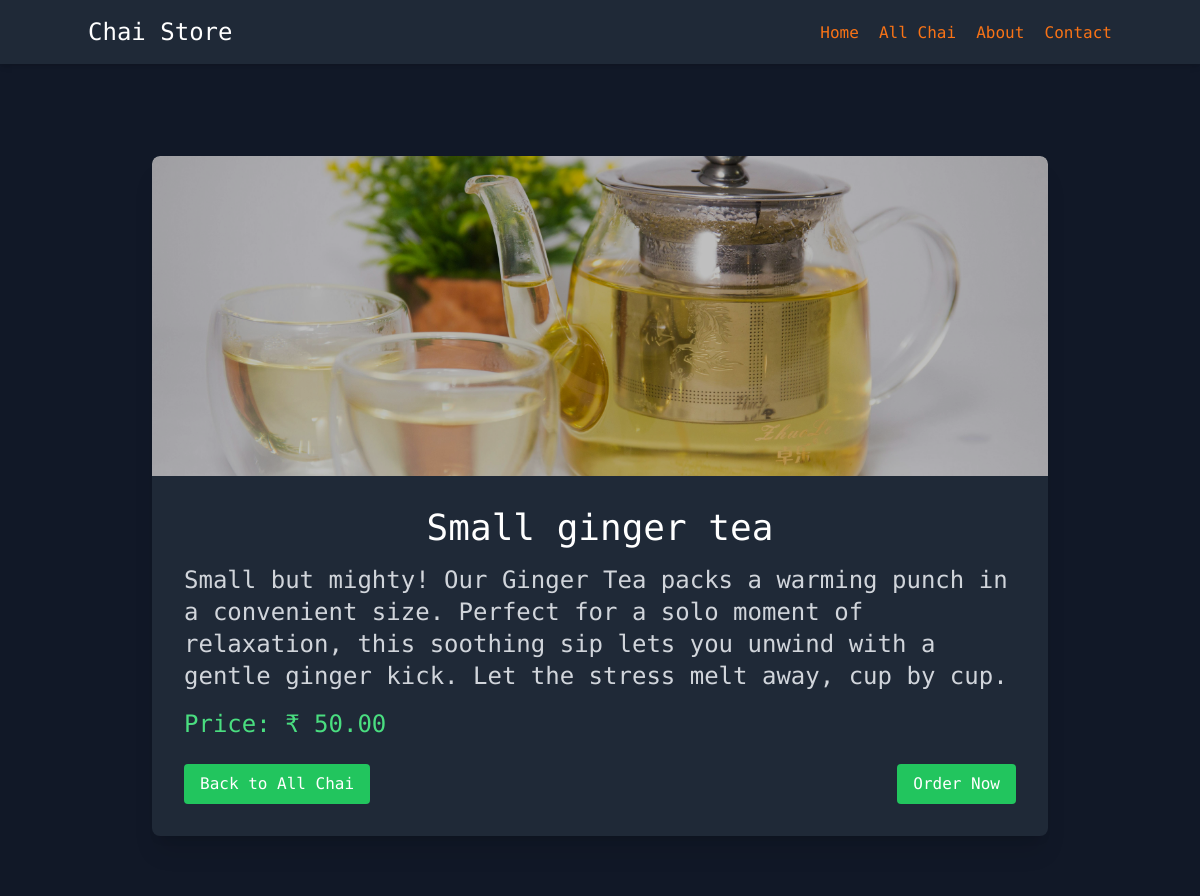
Page /chai/1/ on the committed database.
### chai/models.py (models this page shows, shortened)
class ChaiVariety(models.Model):
    CHAI_TYPE_CHOICE = [
        ('ML', 'MASALA'),
        ('GR' , 'GINGER'),
        ('KL' , 'KIWI'),
        ('PL' , 'PLAIN'),
        ('EL' , 'ELAICHI')
    ]
    name = models.CharField(max_length=100)
    image = models.ImageField(upload_to='chais/')
    date_added = models.DateTimeField(default=timezone.now)
    type = models.CharField(max_length=2 , choices=CHAI_TYPE_CHOICE)
    description = models.TextField(default='')
    price = models.DecimalField(max_digits=10, decimal_places=2 , default=0.00)

### chai/views.py (the view)
# urls.py: path('<int:chai_id>/', views.chai_detail, name='chai_detail'),
def chai_detail(request, chai_id):
  chai = get_object_or_404(ChaiVariety, pk=chai_id)
  return render(request, 'chai/chai_detail.html', {'chai': chai})

### chai/templates/chai/chai_detail.html (shortened to what this page needs)
{% extends "layout.html" %}
{% block content %}
<div class="min-h-screen flex items-center justify-center bg-gray-900 text-white">
    <div class="max-w-4xl w-full mx-auto bg-gray-800 rounded-lg shadow-xl overflow-hidden">
        <div class="relative">
            <img class="w-full h-80 object-cover rounded-t-lg" src="{{ chai.image.url }}" alt="{{ chai.name }}">
            <div class="absolute inset-0 bg-black opacity-25"></div>
        </div>
        <div class="p-8">
            <h1 class="text-4xl font-display mb-4">{{ chai.name }}</h1>
            <p class="text-2xl font-display text-gray-300 mb-4">{{ chai.description }}</p>
            <p class="text-lg text-gray-100 mb-6">
                <span class="text-2xl font-display text-green-400">Price: ₹ {{ chai.price }}</span>
            </p>
            <div class="flex justify-between items-center">
                <a href="{% url 'all_chai' %}" class="bg-green-500 hover:bg-green-600 text-white font-display py-2 px-4 rounded transition duration-300">
                    Back to All Chai
                </a>
                <a href="#" class="bg-green-500 hover:bg-green-600 text-white font-display py-2 px-4 rounded transition duration-300">
                    Order Now
                </a>
            </div>
        </div>
    </div>
</div>
{% endblock %}

### templates/layout.html (shortened to what this page needs)
{% load static tailwind_tags %}
<!DOCTYPE html>
<html lang="en">
<head>
    <link rel="stylesheet" href="{% static 'style.css' %}">
    {% tailwind_css %}
</head>
<body class="bg-gray-900 text-gray-200">
    <nav class="bg-gray-800 p-4 shadow-md">
        <div class="container mx-auto flex justify-between items-center">
            <a href="/" class="text-2xl font-display text-white">Chai Store</a>
            <div class="space-x-4">
                <a href="/" class="text-orange-500 transition duration-300 font-display hover:text-orange-400">Home</a>
                <a href="{% url 'all_chai' %}" class="text-orange-500 transition duration-300 font-display hover:text-orange-400">All Chai</a>
                <a href="/about" class="text-orange-500 font-display transition duration-300 hover:text-orange-400">About</a>
                <a href="/contact" class="text-orange-500 font-display transition duration-300 hover:text-orange-400">Contact</a>
            </div>
        </div>
    </nav>
    <div class="container mx-auto mt-8">
        {% block content %}
        {% endblock %}
    </div>
</body>
</html>

### static/style.css (style rules this page uses)
body { background: #260eacbe; color: #fff; }
h1 { text-align: center; font-size: 2em; margin-top: 21px; }

### rows in the picture
ChaiVariety: image (picture), name "Small ginger tea", description "Small but mighty! Our Ginger Tea packs a warming punch in a convenient size. Perfect for a solo moment of relaxation, this soothing sip lets you unwind with a gentle ginger kick. Let the stress melt away, cup by cup.", price "50.00"
